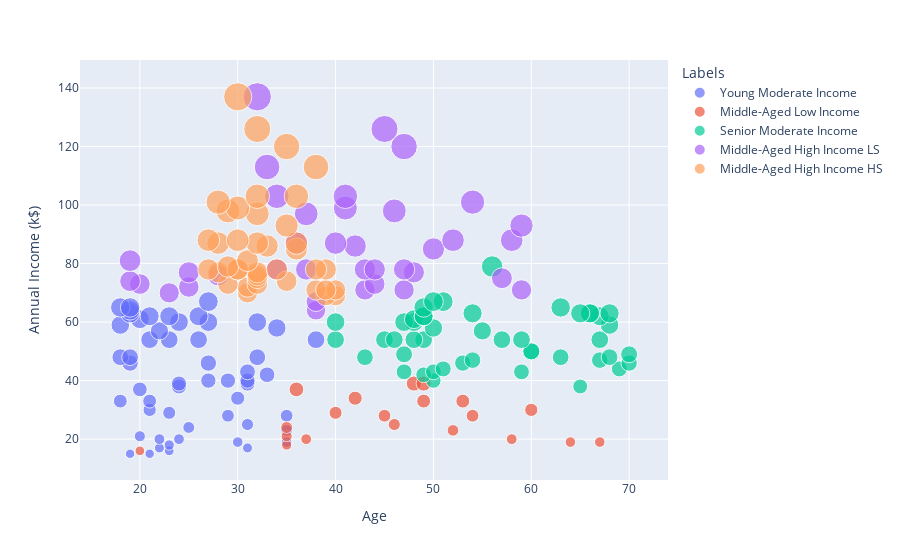

Here is the notebook cell this chart was saved with:
### Code cell
plt.figure(figsize=(9, 6))
fig = px.scatter(X_kmeans,
    x = "Age",
    y = "Annual Income (k$)",
    color = X_kmeans["Labels"],
    size = X_kmeans["Annual Income (k$)"]
)

fig.show()

### Figure 1 — Plotly figure (JSON) as saved in the notebook; plotly's stock layout.template omitted (floating-point values rounded to 4 significant figures)
{"data": [{"hovertemplate": "Labels=Young Moderate Income<br>Age=%{x}<br>Annual Income (k$)=%{marker.size}<extra></extra>", "legendgroup": "Young Moderate Income", "marker": {"color": "#636efa", "size": [15, 15, 16, 17, 17, 18, 19, 19, 20, 20, 21, 23, 24, 25, 28, 28, 29, 30, 33, 33, 34, 37, 38, 39, 39, 40, 40, 40, 42, 43, 46, 46, 48, 48, 48, 54, 54, 54, 54, 57, 58, 59, 60, 60, 60, 61, 62, 62, 62, 63, 64, 65, 65, 67], "sizemode": "area", "sizeref": 0.3425, "symbol": "circle"}, "mode": "markers", "name": "Young Moderate Income", "orientation": "v", "showlegend": true, "type": "scatter", "x": [19, 21, 23, 31, 22, 23, 30, 35, 24, 22, 20, 35, 25, 31, 29, 35, 23, 21, 18, 21, 30, 20, 24, 31, 24, 27, 29, 31, 33, 31, 27, 19, 18, 19, 32, 26, 23, 38, 21, 22, 34, 18, 32, 24, 27, 20, 23, 26, 21, 19, 19, 18, 19, 27], "xaxis": "x", "y": [15, 15, 16, 17, 17, 18, 19, 19, 20, 20, 21, 23, 24, 25, 28, 28, 29, 30, 33, 33, 34, 37, 38, 39, 39, 40, 40, 40, 42, 43, 46, 46, 48, 48, 48, 54, 54, 54, 54, 57, 58, 59, 60, 60, 60, 61, 62, 62, 62, 63, 64, 65, 65, 67], "yaxis": "y"}, {"hovertemplate": "Labels=Middle-Aged Low Income<br>Age=%{x}<br>Annual Income (k$)=%{marker.size}<extra></extra>", "legendgroup": "Middle-Aged Low Income", "marker": {"color": "#EF553B", "size": [16, 18, 19, 19, 20, 20, 21, 23, 24, 25, 28, 28, 29, 30, 33, 33, 34, 37, 39, 39], "sizemode": "area", "sizeref": 0.3425, "symbol": "circle"}, "mode": "markers", "name": "Middle-Aged Low Income", "orientation": "v", "showlegend": true, "type": "scatter", "x": [20, 35, 64, 67, 58, 37, 35, 52, 35, 46, 54, 45, 40, 60, 53, 49, 42, 36, 48, 49], "xaxis": "x", "y": [16, 18, 19, 19, 20, 20, 21, 23, 24, 25, 28, 28, 29, 30, 33, 33, 34, 37, 39, 39], "yaxis": "y"}, {"hovertemplate": "Labels=Senior Moderate Income<br>Age=%{x}<br>Annual Income (k$)=%{marker.size}<extra></extra>", "legendgroup": "Senior Moderate Income", "marker": {"color": "#00cc96", "size": [38, 40, 42, 43, 43, 43, 44, 44, 46, 46, 47, 47, 48, 48, 48, 49, 49, 50, 50, 54, 54, 54, 54, 54, 54, 54, 54, 57, 58, 59, 60, 60, 60, 61, 62, 62, 62, 63, 63, 63, 63, 63, 65, 65, 67, 67, 79], "sizemode": "area", "sizeref": 0.3425, "symbol": "circle"}, "mode": "markers", "name": "Senior Moderate Income", "orientation": "v", "showlegend": true, "type": "scatter", "x": [65, 50, 49, 59, 50, 47, 51, 69, 53, 70, 67, 54, 63, 43, 68, 70, 47, 60, 60, 59, 45, 40, 49, 57, 67, 46, 48, 55, 50, 68, 48, 40, 47, 48, 49, 67, 49, 66, 54, 68, 66, 65, 63, 49, 51, 50, 56], "xaxis": "x", "y": [38, 40, 42, 43, 43, 43, 44, 44, 46, 46, 47, 47, 48, 48, 48, 49, 49, 50, 50, 54, 54, 54, 54, 54, 54, 54, 54, 57, 58, 59, 60, 60, 60, 61, 62, 62, 62, 63, 63, 63, 63, 63, 65, 65, 67, 67, 79], "yaxis": "y"}, {"hovertemplate": "Labels=Middle-Aged High Income LS<br>Age=%{x}<br>Annual Income (k$)=%{marker.size}<extra></extra>", "legendgroup": "Middle-Aged High Income LS", "marker": {"color": "#ab63fa", "size": [64, 67, 70, 71, 71, 71, 72, 73, 73, 74, 75, 76, 77, 77, 78, 78, 78, 78, 78, 78, 81, 85, 86, 87, 87, 87, 88, 88, 93, 97, 98, 99, 101, 103, 103, 113, 120, 126, 137], "sizemode": "area", "sizeref": 0.3425, "symbol": "circle"}, "mode": "markers", "name": "Middle-Aged High Income LS", "orientation": "v", "showlegend": true, "type": "scatter", "x": [38, 38, 23, 43, 59, 47, 25, 20, 44, 19, 57, 28, 25, 48, 34, 43, 44, 47, 37, 34, 19, 50, 42, 36, 40, 36, 52, 58, 59, 37, 46, 41, 54, 41, 34, 33, 47, 45, 32], "xaxis": "x", "y": [64, 67, 70, 71, 71, 71, 72, 73, 73, 74, 75, 76, 77, 77, 78, 78, 78, 78, 78, 78, 81, 85, 86, 87, 87, 87, 88, 88, 93, 97, 98, 99, 101, 103, 103, 113, 120, 126, 137], "yaxis": "y"}, {"hovertemplate": "Labels=Middle-Aged High Income HS<br>Age=%{x}<br>Annual Income (k$)=%{marker.size}<extra></extra>", "legendgroup": "Middle-Aged High Income HS", "marker": {"color": "#FFA15A", "size": [69, 69, 70, 71, 71, 71, 72, 73, 73, 74, 75, 76, 77, 77, 78, 78, 78, 78, 78, 78, 79, 81, 85, 86, 87, 87, 87, 88, 88, 93, 97, 98, 99, 101, 103, 103, 113, 120, 126, 137], "sizemode": "area", "sizeref": 0.3425, "symbol": "circle"}, "mode": "markers", "name": "Middle-Aged High Income HS", "orientation": "v", "showlegend": true, "type": "scatter", "x": [40, 39, 31, 40, 38, 39, 31, 29, 32, 35, 32, 32, 28, 32, 34, 39, 38, 27, 30, 30, 29, 31, 36, 33, 32, 28, 36, 30, 27, 35, 32, 29, 30, 28, 36, 32, 38, 35, 32, 30], "xaxis": "x", "y": [69, 69, 70, 71, 71, 71, 72, 73, 73, 74, 75, 76, 77, 77, 78, 78, 78, 78, 78, 78, 79, 81, 85, 86, 87, 87, 87, 88, 88, 93, 97, 98, 99, 101, 103, 103, 113, 120, 126, 137], "yaxis": "y"}], "layout": {"legend": {"itemsizing": "constant", "title": {"text": "Labels"}, "tracegroupgap": 0}, "margin": {"t": 60}, "xaxis": {"anchor": "y", "domain": [0, 1], "title": {"text": "Age"}}, "yaxis": {"anchor": "x", "domain": [0, 1], "title": {"text": "Annual Income (k$)"}}}}
